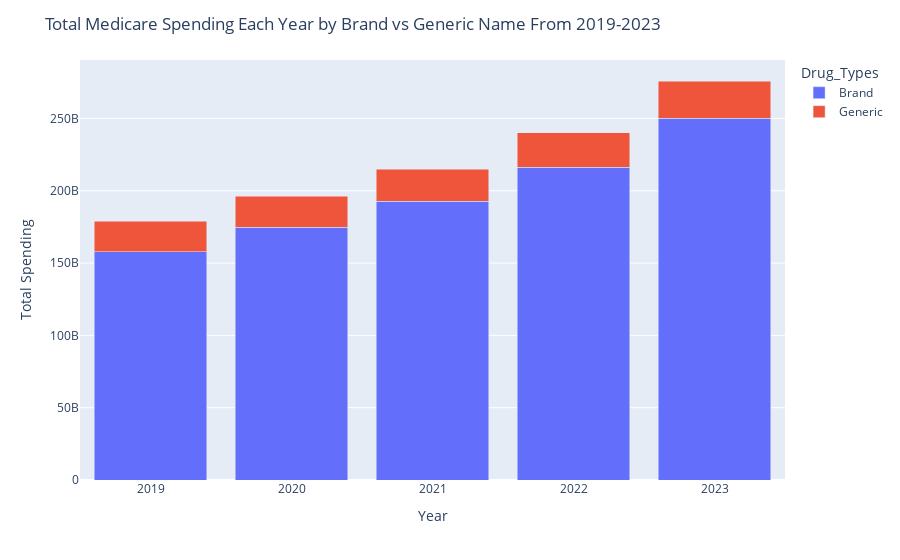

Notebook code for this chart:
### Code cell
# stacked bar chart to show brand vs generic name
overall_df = df[df['Mftr_Name'] == 'Overall']

# create a new column for brand vs generic drug
drug_types = []
for i in range(len(overall_df)):
    if overall_df.iloc[i]['Brnd_Name'] != overall_df.iloc[i]['Gnrc_Name']:
        drug_types.append('Brand')
    else:
        drug_types.append('Generic')

overall_df['Drug_Types'] = drug_types

# find total spending by year and drug type (brand vs generic)
lst = []
for year in [2019, 2020, 2021, 2022, 2023]:
    total_spending_year = 'Tot_Spndng_' + str(year)
    
    brand_total = overall_df[overall_df['Drug_Types'] == 'Brand'][total_spending_year].sum()
    generic_total = overall_df[overall_df['Drug_Types'] == 'Generic'][total_spending_year].sum()
    
    lst.append({'Year': year, 'Drug_Types': 'Brand', 'Total Spending': brand_total})
    lst.append({'Year': year, 'Drug_Types': 'Generic', 'Total Spending': generic_total})

plot_df = pd.DataFrame(lst)

fig = px.bar(plot_df, x='Year', y='Total Spending', color='Drug_Types', barmode='stack')

fig.update_layout(title='Total Medicare Spending Each Year by Brand vs Generic Name From 2019-2023')

fig.show()

### Figure 1 — Plotly figure (JSON) as saved in the notebook; plotly's stock layout.template omitted (floating-point values rounded to 4 significant figures)
{"data": [{"alignmentgroup": "True", "hovertemplate": "Drug_Types=Brand<br>Year=%{x}<br>Total Spending=%{y}<extra></extra>", "legendgroup": "Brand", "marker": {"color": "#636efa", "pattern": {"shape": ""}}, "name": "Brand", "offsetgroup": "Brand", "orientation": "v", "showlegend": true, "textposition": "auto", "type": "bar", "x": [2019, 2020, 2021, 2022, 2023], "xaxis": "x", "y": [158000000000.0, 174700000000.0, 192700000000.0, 216400000000.0, 250100000000.0], "yaxis": "y"}, {"alignmentgroup": "True", "hovertemplate": "Drug_Types=Generic<br>Year=%{x}<br>Total Spending=%{y}<extra></extra>", "legendgroup": "Generic", "marker": {"color": "#EF553B", "pattern": {"shape": ""}}, "name": "Generic", "offsetgroup": "Generic", "orientation": "v", "showlegend": true, "textposition": "auto", "type": "bar", "x": [2019, 2020, 2021, 2022, 2023], "xaxis": "x", "y": [20930000000.0, 21670000000.0, 22050000000.0, 23940000000.0, 25830000000.0], "yaxis": "y"}], "layout": {"barmode": "stack", "legend": {"title": {"text": "Drug_Types"}, "tracegroupgap": 0}, "margin": {"t": 60}, "title": {"text": "Total Medicare Spending Each Year by Brand vs Generic Name From 2019-2023"}, "xaxis": {"anchor": "y", "domain": [0, 1], "title": {"text": "Year"}}, "yaxis": {"anchor": "x", "domain": [0, 1], "title": {"text": "Total Spending"}}}}
